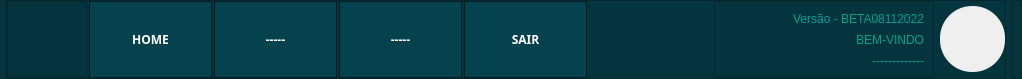
     <widget class="QFrame" name="frameBackMenu">
      <property name="minimumSize">
       <size>
        <width>0</width>
        <height>79</height>
       </size>
      </property>
      <property name="maximumSize">
       <size>
        <width>16777215</width>
        <height>79</height>
       </size>
      </property>
      <property name="styleSheet">
       <string notr="true">background-color: rgb(4, 52, 61);</string>
      </property>
      <property name="frameShape">
       <enum>QFrame::NoFrame</enum>
      </property>
      <property name="frameShadow">
       <enum>QFrame::Raised</enum>
      </property>
      <layout class="QHBoxLayout" name="horizontalLayout_14">
       <property name="leftMargin">
        <number>0</number>
       </property>
       <property name="topMargin">
        <number>0</number>
       </property>
       <property name="rightMargin">
        <number>0</number>
       </property>
       <property name="bottomMargin">
        <number>0</number>
       </property>
       <item>
        <widget class="QFrame" name="frame_11">
         <property name="sizePolicy">
          <sizepolicy hsizetype="Minimum" vsizetype="Preferred">
           <horstretch>0</horstretch>
           <verstretch>0</verstretch>
          </sizepolicy>
         </property>
         <property name="minimumSize">
          <size>
           <width>0</width>
           <height>0</height>
          </size>
         </property>
         <property name="frameShape">
          <enum>QFrame::StyledPanel</enum>
         </property>
         <property name="frameShadow">
          <enum>QFrame::Raised</enum>
         </property>
        </widget>
       </item>
       <item>
        <widget class="QFrame" name="frame_14">
         <property name="minimumSize">
          <size>
           <width>1000</width>
           <height>0</height>
          </size>
         </property>
         <property name="maximumSize">
          <size>
           <width>1300</width>
           <height>16777215</height>
          </size>
         </property>
         <property name="frameShape">
          <enum>QFrame::StyledPanel</enum>
         </property>
         <property name="frameShadow">
          <enum>QFrame::Raised</enum>
         </property>
         <layout class="QHBoxLayout" name="horizontalLayout">
          <property name="leftMargin">
           <number>0</number>
          </property>
          <property name="topMargin">
           <number>0</number>
          </property>
          <property name="rightMargin">
           <number>0</number>
          </property>
          <property name="bottomMargin">
           <number>0</number>
          </property>
          <item>
           <widget class="QFrame" name="frameBottons">
            <property name="minimumSize">
             <size>
              <width>580</width>
              <height>0</height>
             </size>
            </property>
            <property name="maximumSize">
             <size>
              <width>220</width>
              <height>16777215</height>
             </size>
            </property>
            <property name="frameShape">
             <enum>QFrame::NoFrame</enum>
            </property>
            <property name="frameShadow">
             <enum>QFrame::Raised</enum>
            </property>
            <layout class="QHBoxLayout" name="horizontalLayout_2">
             <property name="spacing">
              <number>2</number>
             </property>
             <property name="leftMargin">
              <number>0</number>
             </property>
             <property name="topMargin">
              <number>0</number>
             </property>
             <property name="rightMargin">
              <number>0</number>
             </property>
             <property name="bottomMargin">
              <number>0</number>
             </property>
             <item>
              <widget class="QFrame" name="frame_logo">
               <property name="minimumSize">
                <size>
                 <width>80</width>
                 <height>0</height>
                </size>
               </property>
               <property name="maximumSize">
                <size>
                 <width>80</width>
                 <height>16777215</height>
                </size>
               </property>
               <property name="styleSheet">
                <string notr="true">background-image: url(:/cad/login/LOGOQ.png);
background-position:center;
background-repeat: no-repeat;
</string>
               </property>
               <property name="frameShape">
                <enum>QFrame::StyledPanel</enum>
               </property>
               <property name="frameShadow">
                <enum>QFrame::Raised</enum>
               </property>
              </widget>
             </item>
             <item>
              <widget class="QPushButton" name="pushButtonChamados">
               <property name="sizePolicy">
                <sizepolicy hsizetype="Minimum" vsizetype="Minimum">
                 <horstretch>0</horstretch>
                 <verstretch>0</verstretch>
                </sizepolicy>
               </property>
               <property name="minimumSize">
                <size>
                 <width>108</width>
                 <height>0</height>
                </size>
               </property>
               <property name="font">
                <font>
                 <family>Asap</family>
                 <pointsize>9</pointsize>
                 <weight>75</weight>
                 <bold>true</bold>
                </font>
               </property>
               <property name="cursor">
                <cursorShape>PointingHandCursor</cursorShape>
               </property>
               <property name="styleSheet">
                <string notr="true">QPushButton{
	
	
	background-color: rgb(4, 66, 77);
	color: rgb(255, 255, 255);
	border: 1px solid;
	border-color: rgb(2, 28, 33);
}

QPushButton:hover {
	
	background-color: rgb(5, 75, 88);
}
QPushButton:pressed {
	
	background-color: rgb(2, 38, 45);
}</string>
               </property>
               <property name="text">
                <string>HOME</string>
               </property>
              </widget>
             </item>
             <item>
              <widget class="QPushButton" name="pushButtonControle">
               <property name="sizePolicy">
                <sizepolicy hsizetype="Minimum" vsizetype="Minimum">
                 <horstretch>0</horstretch>
                 <verstretch>0</verstretch>
                </sizepolicy>
               </property>
               <property name="minimumSize">
                <size>
                 <width>108</width>
                 <height>0</height>
                </size>
               </property>
               <property name="font">
                <font>
                 <family>Asap</family>
                 <pointsize>9</pointsize>
                 <weight>75</weight>
                 <bold>true</bold>
                </font>
               </property>
               <property name="cursor">
                <cursorShape>PointingHandCursor</cursorShape>
               </property>
               <property name="styleSheet">
                <string notr="true">QPushButton{
	
	
	background-color: rgb(4, 66, 77);
	color: rgb(255, 255, 255);
	border: 1px solid;
	border-color: rgb(2, 28, 33);
}

QPushButton:hover {
	
	background-color: rgb(5, 75, 88);
}
QPushButton:pressed {
	
	background-color: rgb(2, 38, 45);
}</string>
               </property>
               <property name="text">
                <string>-----</string>
               </property>
              </widget>
             </item>
             <item>
              <widget class="QPushButton" name="pushButtonEstoque">
               <property name="sizePolicy">
                <sizepolicy hsizetype="Minimum" vsizetype="Minimum">
                 <horstretch>0</horstretch>
                 <verstretch>0</verstretch>
                </sizepolicy>
               </property>
               <property name="minimumSize">
                <size>
                 <width>108</width>
                 <height>0</height>
                </size>
               </property>
               <property name="font">
                <font>
                 <family>Asap</family>
                 <pointsize>9</pointsize>
                 <weight>75</weight>
                 <bold>true</bold>
                </font>
               </property>
               <property name="cursor">
                <cursorShape>PointingHandCursor</cursorShape>
               </property>
               <property name="styleSheet">
                <string notr="true">QPushButton{
	
	
	background-color: rgb(4, 66, 77);
	color: rgb(255, 255, 255);
	border: 1px solid;
	border-color: rgb(2, 28, 33);
}

QPushButton:hover {
	
	background-color: rgb(5, 75, 88);
}
QPushButton:pressed {
	
	background-color: rgb(2, 38, 45);
}</string>
               </property>
               <property name="text">
                <string>-----</string>
               </property>
              </widget>
             </item>
             <item>
              <widget class="QPushButton" name="pushButtonVoltar">
               <property name="sizePolicy">
                <sizepolicy hsizetype="Minimum" vsizetype="Minimum">
                 <horstretch>0</horstretch>
                 <verstretch>0</verstretch>
                </sizepolicy>
               </property>
               <property name="minimumSize">
                <size>
                 <width>108</width>
                 <height>0</height>
                </size>
               </property>
               <property name="font">
                <font>
                 <family>Asap</family>
                 <pointsize>9</pointsize>
                 <weight>75</weight>
                 <bold>true</bold>
                </font>
               </property>
               <property name="cursor">
                <cursorShape>PointingHandCursor</cursorShape>
               </property>
               <property name="styleSheet">
                <string notr="true">QPushButton{
	
	
	background-color: rgb(4, 66, 77);
	color: rgb(255, 255, 255);
	border: 1px solid;
	border-color: rgb(2, 28, 33);
}

QPushButton:hover {
	
	background-color: rgb(5, 75, 88);
}
QPushButton:pressed {
	
	background-color: rgb(2, 38, 45);
}</string>
               </property>
               <property name="text">
                <string>SAIR</string>
               </property>
              </widget>
             </item>
            </layout>
           </widget>
          </item>
          <item>
           <spacer name="horizontalSpacer">
            <property name="orientation">
             <enum>Qt::Horizontal</enum>
            </property>
            <property name="sizeHint" stdset="0">
             <size>
              <width>78</width>
              <height>20</height>
             </size>
            </property>
           </spacer>
          </item>
          <item>
           <widget class="QFrame" name="frame_69">
            <property name="minimumSize">
             <size>
              <width>200</width>
              <height>0</height>
             </size>
            </property>
            <property name="frameShape">
             <enum>QFrame::StyledPanel</enum>
            </property>
            <property name="frameShadow">
             <enum>QFrame::Raised</enum>
            </property>
            <layout class="QVBoxLayout" name="verticalLayout_45">
             <item>
              <widget class="QLabel" name="label_68">
               <property name="minimumSize">
                <size>
                 <width>200</width>
                 <height>0</height>
                </size>
               </property>
               <property name="styleSheet">
                <string notr="true">color: rgb(0, 161, 148);</string>
               </property>
               <property name="text">
                <string>Versão - BETA08112022</string>
               </property>
               <property name="alignment">
                <set>Qt::AlignRight|Qt::AlignTrailing|Qt::AlignVCenter</set>
               </property>
              </widget>
             </item>
             <item>
              <widget class="QLabel" name="label_69">
               <property name="styleSheet">
                <string notr="true">color: rgb(0, 161, 148);</string>
               </property>
               <property name="text">
                <string>BEM-VINDO</string>
               </property>
               <property name="alignment">
                <set>Qt::AlignRight|Qt::AlignTrailing|Qt::AlignVCenter</set>
               </property>
              </widget>
             </item>
             <item>
              <widget class="QLabel" name="label_95">
               <property name="styleSheet">
                <string notr="true">color: rgb(0, 161, 148);</string>
               </property>
               <property name="text">
                <string>-------------</string>
               </property>
               <property name="alignment">
                <set>Qt::AlignRight|Qt::AlignTrailing|Qt::AlignVCenter</set>
               </property>
              </widget>
             </item>
            </layout>
           </widget>
          </item>
          <item>
           <widget class="QFrame" name="frame">
            <property name="minimumSize">
             <size>
              <width>65</width>
              <height>65</height>
             </size>
            </property>
            <property name="maximumSize">
             <size>
              <width>66</width>
              <height>66</height>
             </size>
            </property>
            <property name="styleSheet">
             <string notr="true">background-color: rgb(239, 239, 239);
border-radius: 32px</string>
            </property>
            <property name="frameShape">
             <enum>QFrame::StyledPanel</enum>
            </property>
            <property name="frameShadow">
             <enum>QFrame::Raised</enum>
            </property>
           </widget>
          </item>
         </layout>
        </widget>
       </item>
       <item>
        <widget class="QFrame" name="frame_13">
         <property name="sizePolicy">
          <sizepolicy hsizetype="Minimum" vsizetype="Preferred">
           <horstretch>0</horstretch>
           <verstretch>0</verstretch>
          </sizepolicy>
         </property>
         <property name="minimumSize">
          <size>
           <width>10</width>
           <height>0</height>
          </size>
         </property>
         <property name="frameShape">
          <enum>QFrame::StyledPanel</enum>
         </property>
         <property name="frameShadow">
          <enum>QFrame::Raised</enum>
         </property>
        </widget>
       </item>
      </layout>
     </widget>
